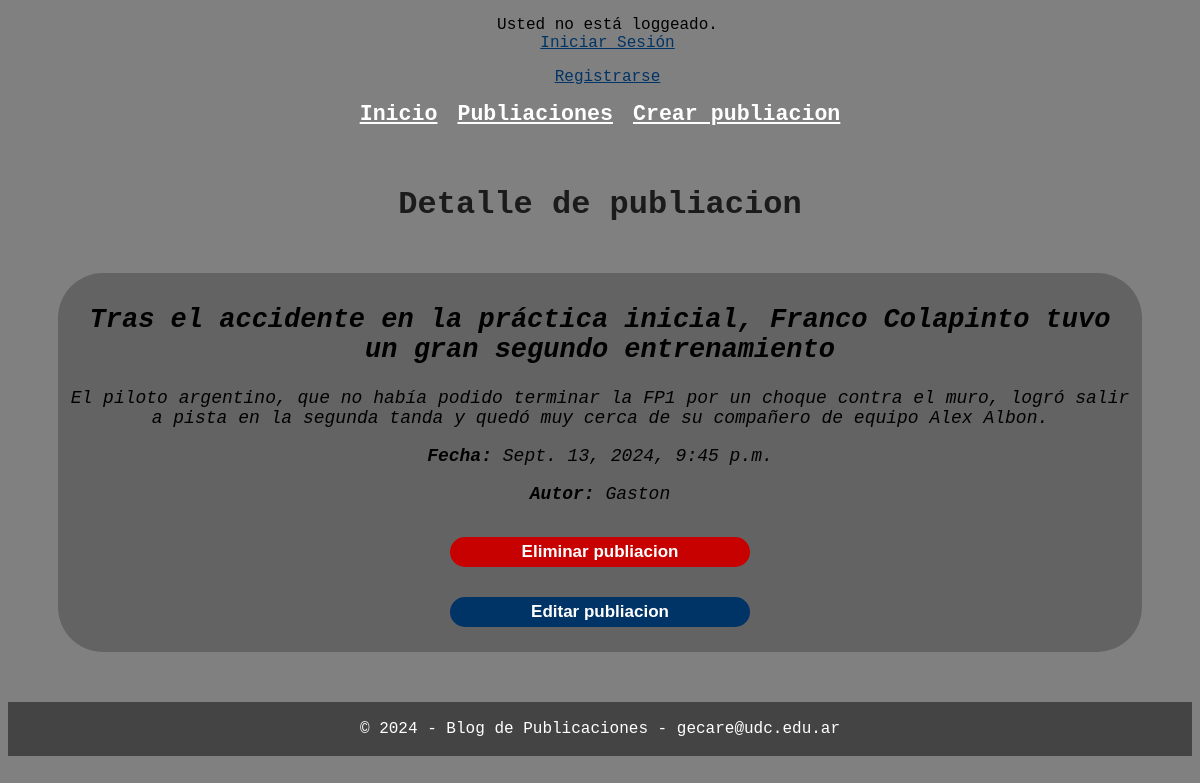
The page /publicaciones/2/ on the database as committed earlier.
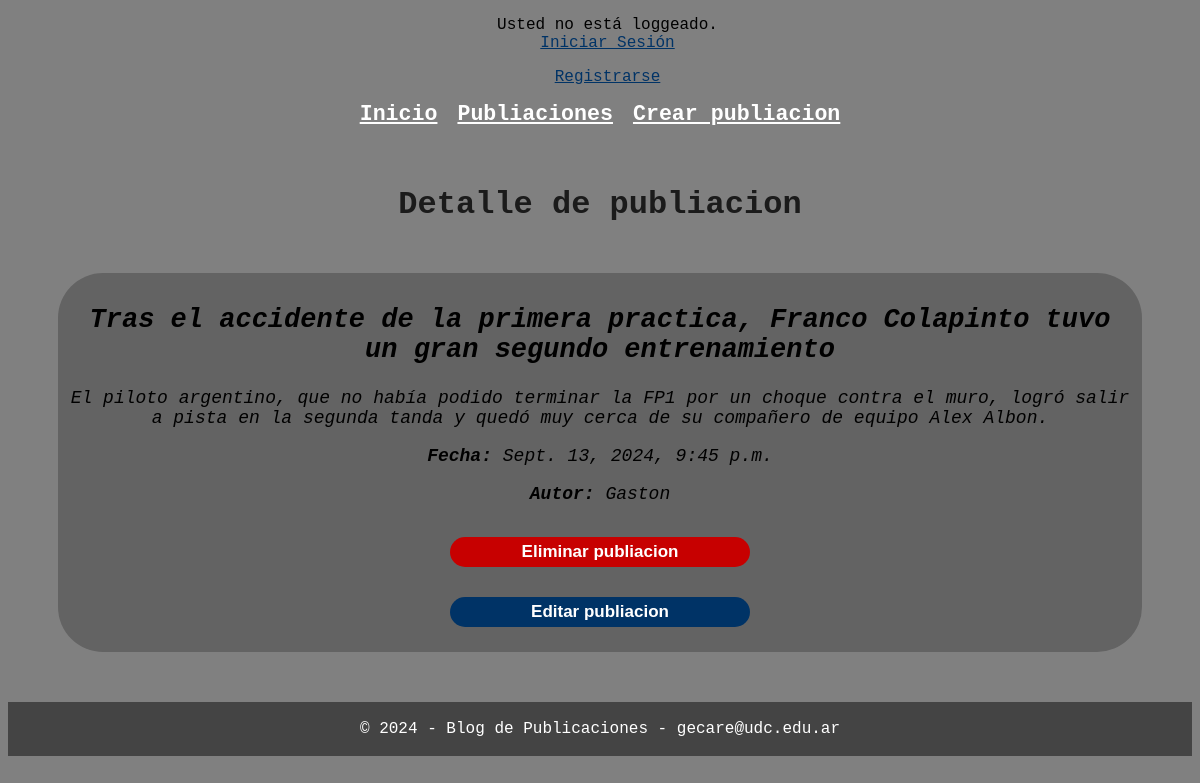
The same page on the database as committed later.
### post/models.py (models this page shows, shortened)
class Publicacion(models.Model):
    titulo = models.CharField(max_length=100)
    contenido = models.TextField()
    fecha_de_publicacion = models.DateTimeField(auto_now_add=True)
    autor = models.ForeignKey(User, on_delete=models.CASCADE, related_name='publicaciones')

### post/views.py (the view)
# urls.py: path('publicaciones/<int:pk>/', VerDetallePublicacion.as_view(), name='detalle_publicacion'),
class VerDetallePublicacion(DetailView):
    model = Publicacion
    template_name = 'detalle_publicacion.html'

### post/templates/detalle_publicacion.html (shortened to what this page needs)
{% extends "base.html" %}
{% block header %}
    <h1 style="margin-top: 50px; margin-bottom: 50px;">Detalle de publiacion</h1>
{% endblock %}
{% block content %}
    <div class="detalle-publicacion">
        <h2>{{ object.titulo|capfirst }}</h2>
        <p> {{ object.contenido|capfirst }}</p>
        <p><b>Fecha:</b> {{ object.fecha_de_publicacion }}</p>
        <p><b>Autor:</b> {{ object.autor|capfirst }}</p>
        <form method="get" action="{% url 'eliminar_publicacion' object.pk %}">
            <button class="boton-eliminar" type="submit">Eliminar publiacion</button>
        </form>
        <form method="get" action="{% url 'editar_publicacion' object.pk %}">
            <button class="boton" type="submit">Editar publiacion</button>
        </form>
    </div>
{% endblock %}

Rows that differ between the two databases and show on the page:
changed Publicacion "Gaston": titulo "Tras el accidente en la práctica inicial, Franco Colapinto tuvo un gran segundo entrenamiento" → "Tras el accidente de la primera practica, Franco Colapinto tuvo un gran segundo entrenamiento"
